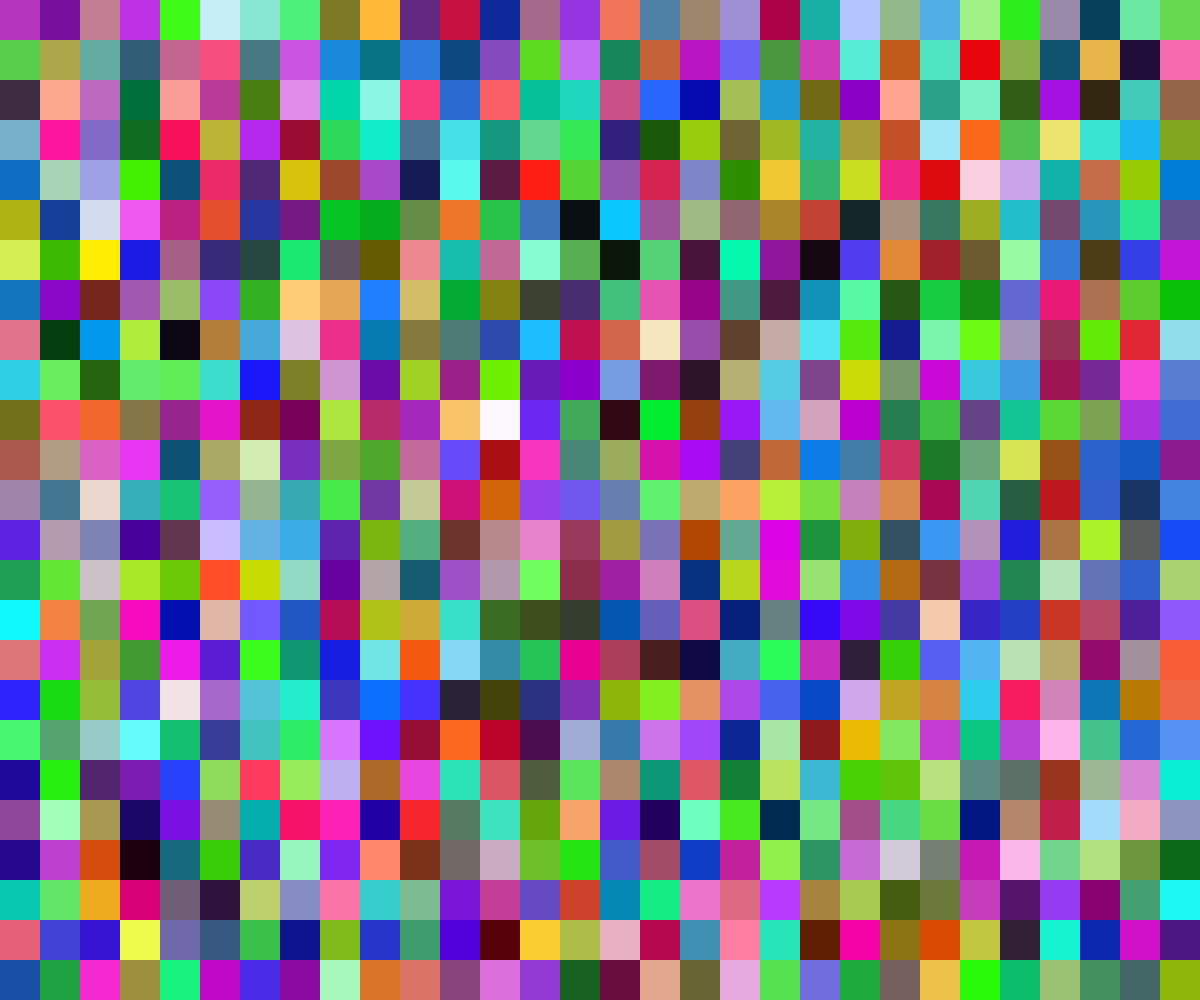
Frame 1 (no input)
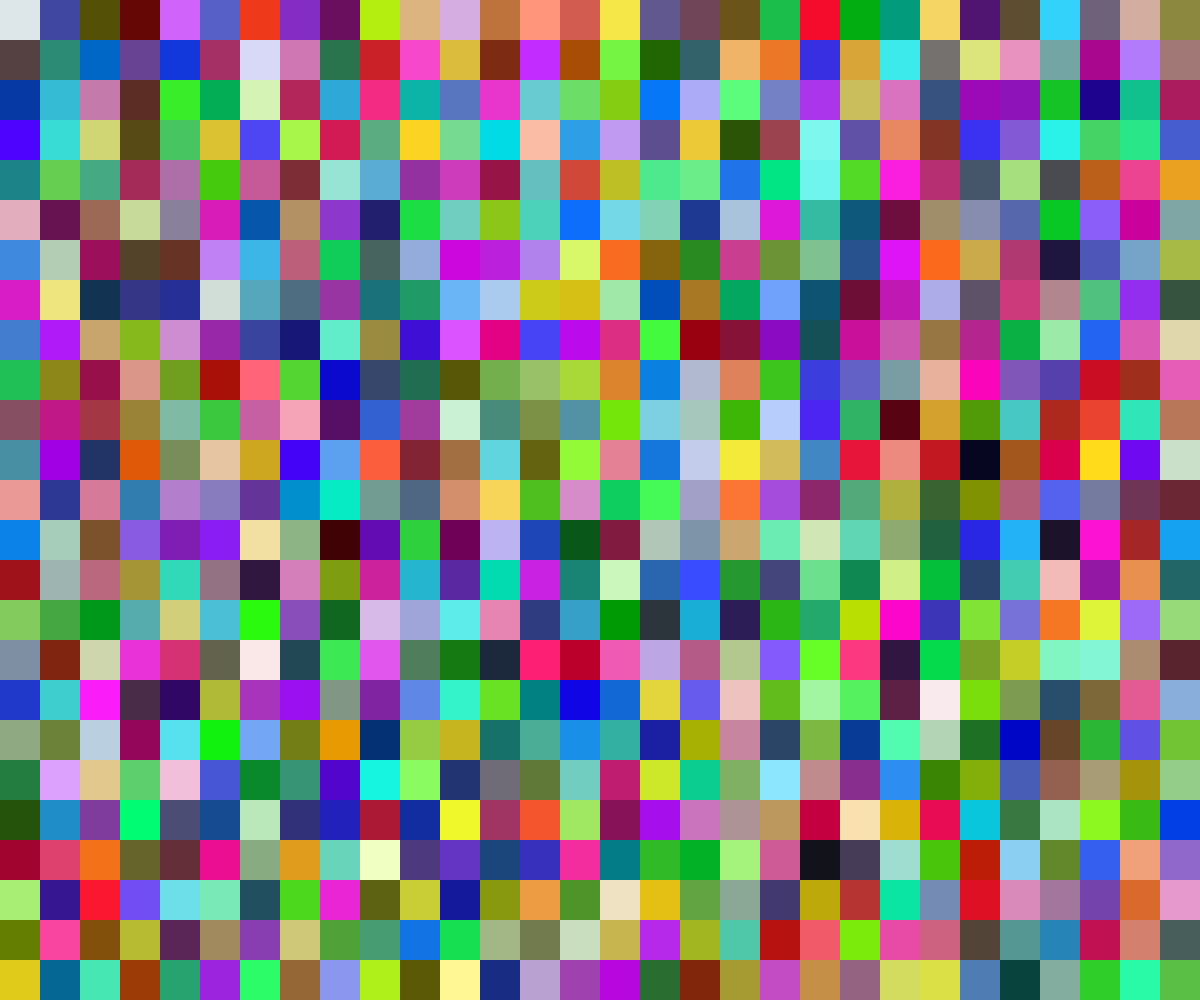
Frame 2 (the mouse pressed at the canvas centre, redrawn once)

The p5.js sketch that drew these frames (run headless with seeded random() and noise() and a simulated clock; the mouse was pressed at the canvas centre and the sketch redrawn once):

// p5.js sketch
// ── sketch.js
function setup() { createCanvas(windowWidth, windowHeight); noLoop(); }
function draw() {
  background(255);
  let s = 40;
  for(let x=0; x<width; x+=s) {
    for(let y=0; y<height; y+=s) {
      fill(random(255), random(255), random(255));
      noStroke();
      rect(x, y, s, s);
    }
  }
}
function windowResized() { resizeCanvas(windowWidth, windowHeight); }
